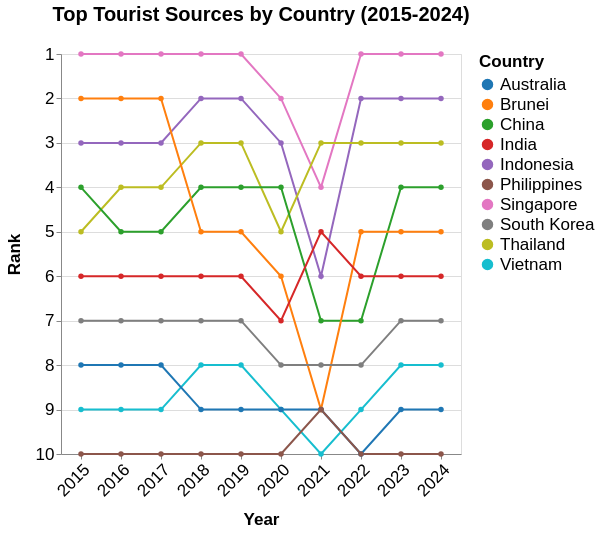

Write the Vega-Lite specification saved for this chart.
### Vega-Lite specification from a JSON file in a GitHub repository (floating-point values rounded to 4 significant figures)
{"$schema": "https://vega.github.io/schema/vega-lite/v5.json", "title": {"text": "Top Tourist Sources by Country (2015-2024)", "fontSize": 20, "anchor": "middle", "dy": -16}, "data": {"values": [{"Country": "Singapore", "year": 2024, "Visitors": 4276007, "rank": 1}, {"Country": "Singapore", "year": 2023, "Visitors": 8308230, "rank": 1}, {"Country": "Singapore", "year": 2022, "Visitors": 5222991, "rank": 1}, {"Country": "Singapore", "year": 2021, "Visitors": 16308, "rank": 4}, {"Country": "Singapore", "year": 2020, "Visitors": 1545255, "rank": 2}, {"Country": "Singapore", "year": 2019, "Visitors": 10163882, "rank": 1}, {"Country": "Singapore", "year": 2018, "Visitors": 10615986, "rank": 1}, {"Country": "Singapore", "year": 2017, "Visitors": 12441713, "rank": 1}, {"Country": "Singapore", "year": 2016, "Visitors": 13272961, "rank": 1}, {"Country": "Singapore", "year": 2015, "Visitors": 12930754, "rank": 1}, {"Country": "Indonesia", "year": 2024, "Visitors": 1786630, "rank": 2}, {"Country": "Indonesia", "year": 2023, "Visitors": 3108165, "rank": 2}, {"Country": "Indonesia", "year": 2022, "Visitors": 1481739, "rank": 2}, {"Country": "Indonesia", "year": 2021, "Visitors": 11025, "rank": 6}, {"Country": "Indonesia", "year": 2020, "Visitors": 711723, "rank": 3}, {"Country": "Indonesia", "year": 2019, "Visitors": 3623277, "rank": 2}, {"Country": "Indonesia", "year": 2018, "Visitors": 3277689, "rank": 2}, {"Country": "Indonesia", "year": 2017, "Visitors": 2796570, "rank": 3}, {"Country": "Indonesia", "year": 2016, "Visitors": 3049964, "rank": 3}, {"Country": "Indonesia", "year": 2015, "Visitors": 2788033, "rank": 3}, {"Country": "Thailand", "year": 2024, "Visitors": 813783, "rank": 3}, {"Country": "Thailand", "year": 2023, "Visitors": 1551282, "rank": 3}, {"Country": "Thailand", "year": 2022, "Visitors": 715528, "rank": 3}, {"Country": "Thailand", "year": 2021, "Visitors": 59607, "rank": 3}, {"Country": "Thailand", "year": 2020, "Visitors": 394413, "rank": 5}, {"Country": "Thailand", "year": 2019, "Visitors": 1884306, "rank": 3}, {"Country": "Thailand", "year": 2018, "Visitors": 1914692, "rank": 3}, {"Country": "Thailand", "year": 2017, "Visitors": 1836522, "rank": 4}, {"Country": "Thailand", "year": 2016, "Visitors": 1780800, "rank": 4}, {"Country": "Thailand", "year": 2015, "Visitors": 1343569, "rank": 5}, {"Country": "China", "year": 2024, "Visitors": 1449711, "rank": 4}, {"Country": "China", "year": 2023, "Visitors": 1474114, "rank": 4}, {"Country": "China", "year": 2022, "Visitors": 211363, "rank": 7}, {"Country": "China", "year": 2021, "Visitors": 7701, "rank": 7}, {"Country": "China", "year": 2020, "Visitors": 405149, "rank": 4}, {"Country": "China", "year": 2019, "Visitors": 3114257, "rank": 4}, {"Country": "China", "year": 2018, "Visitors": 2944133, "rank": 4}, {"Country": "China", "year": 2017, "Visitors": 2281666, "rank": 5}, {"Country": "China", "year": 2016, "Visitors": 2124942, "rank": 5}, {"Country": "China", "year": 2015, "Visitors": 1677163, "rank": 4}, {"Country": "Brunei", "year": 2024, "Visitors": 565999, "rank": 5}, {"Country": "Brunei", "year": 2023, "Visitors": 811833, "rank": 5}, {"Country": "Brunei", "year": 2022, "Visitors": 301757, "rank": 5}, {"Country": "Brunei", "year": 2021, "Visitors": 773, "rank": 9}, {"Country": "Brunei", "year": 2020, "Visitors": 136020, "rank": 6}, {"Country": "Brunei", "year": 2019, "Visitors": 1216123, "rank": 5}, {"Country": "Brunei", "year": 2018, "Visitors": 1382031, "rank": 5}, {"Country": "Brunei", "year": 2017, "Visitors": 1660506, "rank": 2}, {"Country": "Brunei", "year": 2016, "Visitors": 1391016, "rank": 2}, {"Country": "Brunei", "year": 2015, "Visitors": 1133555, "rank": 2}, {"Country": "India", "year": 2024, "Visitors": 537493, "rank": 6}, {"Country": "India", "year": 2023, "Visitors": 671846, "rank": 6}, {"Country": "India", "year": 2022, "Visitors": 324548, "rank": 6}, {"Country": "India", "year": 2021, "Visitors": 3916, "rank": 5}, {"Country": "India", "year": 2020, "Visitors": 155883, "rank": 7}, {"Country": "India", "year": 2019, "Visitors": 735309, "rank": 6}, {"Country": "India", "year": 2018, "Visitors": 600311, "rank": 6}, {"Country": "India", "year": 2017, "Visitors": 552739, "rank": 6}, {"Country": "India", "year": 2016, "Visitors": 638578, "rank": 6}, {"Country": "India", "year": 2015, "Visitors": 722141, "rank": 6}, {"Country": "South Korea", "year": 2024, "Visitors": 232711, "rank": 7}, {"Country": "South Korea", "year": 2023, "Visitors": 400853, "rank": 7}, {"Country": "South Korea", "year": 2022, "Visitors": 146384, "rank": 8}, {"Country": "South Korea", "year": 2021, "Visitors": 3028, "rank": 8}, {"Country": "South Korea", "year": 2020, "Visitors": 119750, "rank": 8}, {"Country": "South Korea", "year": 2019, "Visitors": 673065, "rank": 7}, {"Country": "South Korea", "year": 2018, "Visitors": 616783, "rank": 7}, {"Country": "South Korea", "year": 2017, "Visitors": 484528, "rank": 7}, {"Country": "South Korea", "year": 2016, "Visitors": 444439, "rank": 7}, {"Country": "South Korea", "year": 2015, "Visitors": 421161, "rank": 7}, {"Country": "Vietnam", "year": 2024, "Visitors": 137344, "rank": 8}, {"Country": "Vietnam", "year": 2023, "Visitors": 286083, "rank": 8}, {"Country": "Vietnam", "year": 2022, "Visitors": 123931, "rank": 9}, {"Country": "Vietnam", "year": 2021, "Visitors": 14136, "rank": 10}, {"Country": "Vietnam", "year": 2020, "Visitors": 71622, "rank": 9}, {"Country": "Vietnam", "year": 2019, "Visitors": 892716, "rank": 8}, {"Country": "Vietnam", "year": 2018, "Visitors": 786327, "rank": 8}, {"Country": "Vietnam", "year": 2017, "Visitors": 638135, "rank": 9}, {"Country": "Vietnam", "year": 2016, "Visitors": 703737, "rank": 9}, {"Country": "Vietnam", "year": 2015, "Visitors": 646891, "rank": 9}, {"Country": "Australia", "year": 2024, "Visitors": 159318, "rank": 9}, {"Country": "Australia", "year": 2023, "Visitors": 276477, "rank": 9}, {"Country": "Australia", "year": 2022, "Visitors": 118598, "rank": 10}, {"Country": "Australia", "year": 2021, "Visitors": 33451, "rank": 9}, {"Country": "Australia", "year": 2020, "Visitors": 195146, "rank": 9}, {"Country": "Australia", "year": 2019, "Visitors": 1282782, "rank": 9}, {"Country": "Australia", "year": 2018, "Visitors": 1034871, "rank": 9}, {"Country": "Australia", "year": 2017, "Visitors": 899202, "rank": 8}, {"Country": "Australia", "year": 2016, "Visitors": 737115, "rank": 8}, {"Country": "Australia", "year": 2015, "Visitors": 714047, "rank": 8}, {"Country": "Philippines", "year": 2024, "Visitors": 60100, "rank": 10}, {"Country": "Philippines", "year": 2023, "Visitors": 137781, "rank": 10}, {"Country": "Philippines", "year": 2022, "Visitors": 86462, "rank": 10}, {"Country": "Philippines", "year": 2021, "Visitors": 10229, "rank": 9}, {"Country": "Philippines", "year": 2020, "Visitors": 53889, "rank": 10}, {"Country": "Philippines", "year": 2019, "Visitors": 1114257, "rank": 10}, {"Country": "Philippines", "year": 2018, "Visitors": 1167375, "rank": 10}, {"Country": "Philippines", "year": 2017, "Visitors": 1066461, "rank": 10}, {"Country": "Philippines", "year": 2016, "Visitors": 1029488, "rank": 10}, {"Country": "Philippines", "year": 2015, "Visitors": 957408, "rank": 10}]}, "width": 400, "height": 400, "mark": {"type": "line", "point": true, "strokeWidth": 2}, "encoding": {"x": {"field": "year", "type": "ordinal", "title": "Year", "axis": {"labelOverlap": "parity", "labelAngle": -45}}, "y": {"field": "rank", "type": "quantitative", "title": "Rank", "scale": {"domain": [10, 1], "nice": true}, "axis": {"reverse": true}}, "color": {"field": "Country", "type": "nominal", "scale": {"scheme": "category10"}}, "tooltip": [{"field": "Country", "type": "nominal", "title": "Country"}, {"field": "year", "type": "ordinal", "title": "Year"}, {"field": "rank", "type": "quantitative", "title": "Rank"}, {"field": "Visitors", "type": "quantitative", "title": "Visitors", "format": ","}]}, "config": {"axis": {"labelFontSize": 17, "titleFontSize": 17, "titlePadding": 12}, "legend": {"labelFontSize": 17, "titleFontSize": 17, "labelPadding": 12}, "tooltip": {"labelFontSize": 17, "titleFontSize": 17}}}
